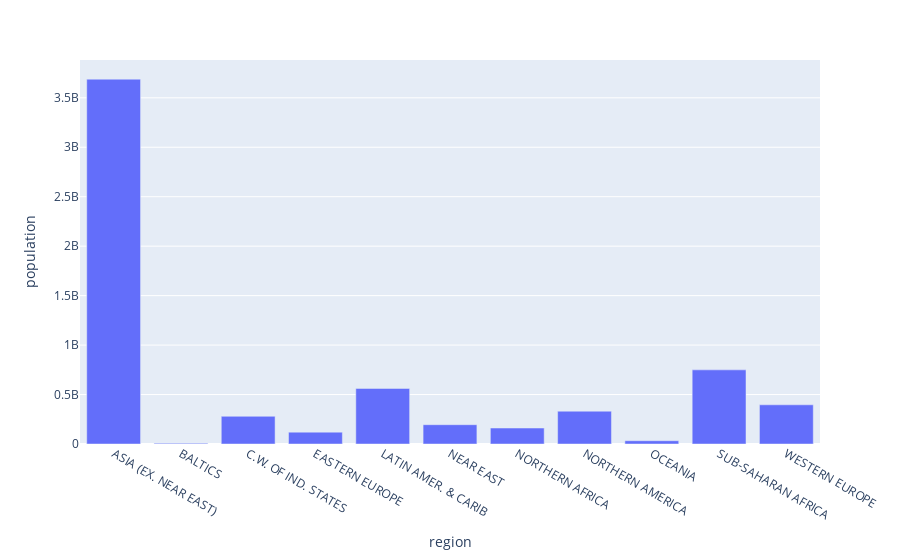

Write notebook code for a chart like this one.
### Code cell
fig = px.bar(data_pr, x='region', y='population')
fig.show()

### Figure 1 — Plotly figure (JSON) as saved in the notebook; plotly's stock layout.template omitted (floating-point values rounded to 4 significant figures)
{"data": [{"alignmentgroup": "True", "hovertemplate": "region=%{x}<br>population=%{y}<extra></extra>", "legendgroup": "", "marker": {"color": "#636efa"}, "name": "", "offsetgroup": "", "orientation": "v", "showlegend": false, "textposition": "auto", "type": "bar", "x": ["ASIA (EX. NEAR EAST)", "BALTICS", "C.W. OF IND. STATES", "EASTERN EUROPE", "LATIN AMER. & CARIB", "NEAR EAST", "NORTHERN AFRICA", "NORTHERN AMERICA", "OCEANIA", "SUB-SAHARAN AFRICA", "WESTERN EUROPE"], "xaxis": "x", "y": [3687982236, 7184974, 280081548, 119914717, 561824599, 195068377, 161407133, 331672307, 33131662, 749437000, 396339998], "yaxis": "y"}], "layout": {"barmode": "relative", "legend": {"tracegroupgap": 0}, "margin": {"t": 60}, "xaxis": {"anchor": "y", "domain": [0, 1], "title": {"text": "region"}}, "yaxis": {"anchor": "x", "domain": [0, 1], "title": {"text": "population"}}}}
